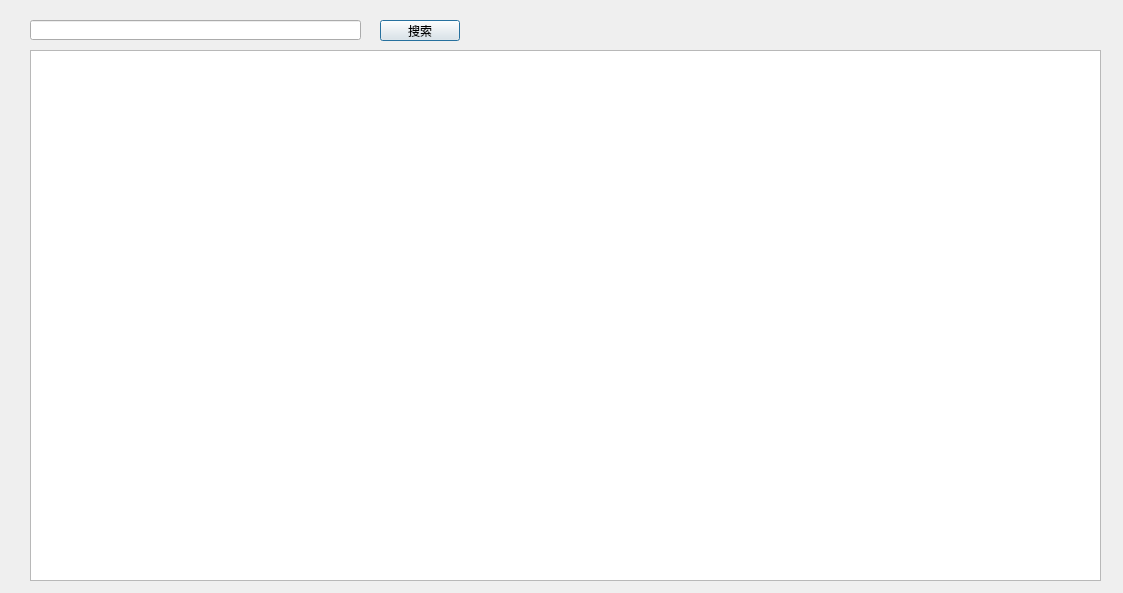
<?xml version="1.0" encoding="UTF-8"?>
<ui version="4.0">
 <class>mallusermanager</class>
 <widget class="QDialog" name="mallusermanager">
  <property name="geometry">
   <rect>
    <x>0</x>
    <y>0</y>
    <width>1123</width>
    <height>593</height>
   </rect>
  </property>
  <property name="windowTitle">
   <string>Dialog</string>
  </property>
  <widget class="QTableView" name="tableView">
   <property name="geometry">
    <rect>
     <x>30</x>
     <y>50</y>
     <width>1071</width>
     <height>531</height>
    </rect>
   </property>
  </widget>
  <widget class="QLineEdit" name="lineEdit_filter">
   <property name="geometry">
    <rect>
     <x>30</x>
     <y>20</y>
     <width>331</width>
     <height>20</height>
    </rect>
   </property>
  </widget>
  <widget class="QPushButton" name="pushButton">
   <property name="geometry">
    <rect>
     <x>380</x>
     <y>20</y>
     <width>80</width>
     <height>21</height>
    </rect>
   </property>
   <property name="text">
    <string>搜索</string>
   </property>
  </widget>
 </widget>
 <resources/>
 <connections/>
</ui>
